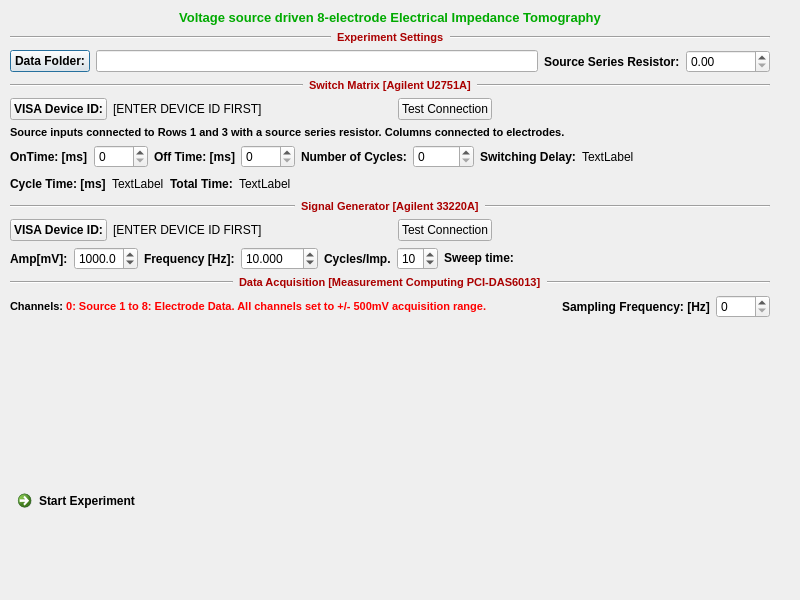
<?xml version="1.0" encoding="UTF-8"?>
<ui version="4.0">
 <class>eit8electrodedlg</class>
 <widget class="QDialog" name="eit8electrodedlg">
  <property name="geometry">
   <rect>
    <x>0</x>
    <y>0</y>
    <width>800</width>
    <height>600</height>
   </rect>
  </property>
  <property name="windowTitle">
   <string>EIT: 8 electrode DC</string>
  </property>
  <widget class="QWidget" name="verticalLayoutWidget">
   <property name="geometry">
    <rect>
     <x>10</x>
     <y>10</y>
     <width>760</width>
     <height>509</height>
    </rect>
   </property>
   <layout class="QVBoxLayout" name="verticalLayout">
    <item>
     <widget class="QLabel" name="label_2">
      <property name="minimumSize">
       <size>
        <width>750</width>
        <height>0</height>
       </size>
      </property>
      <property name="text">
       <string>&lt;!DOCTYPE HTML PUBLIC &quot;-//W3C//DTD HTML 4.0//EN&quot; &quot;http://www.w3.org/TR/REC-html40/strict.dtd&quot;&gt;
&lt;html&gt;&lt;head&gt;&lt;meta name=&quot;qrichtext&quot; content=&quot;1&quot; /&gt;&lt;style type=&quot;text/css&quot;&gt;
p, li { white-space: pre-wrap; }
&lt;/style&gt;&lt;/head&gt;&lt;body style=&quot; font-family:'MS Shell Dlg 2'; font-size:8.25pt; font-weight:400; font-style:normal;&quot;&gt;
&lt;p align=&quot;center&quot; style=&quot; margin-top:0px; margin-bottom:0px; margin-left:0px; margin-right:0px; -qt-block-indent:0; text-indent:0px;&quot;&gt;&lt;span style=&quot; font-size:10pt; font-weight:600; color:#00aa00;&quot;&gt;Voltage source driven 8-electrode Electrical Impedance Tomography&lt;/span&gt;&lt;/p&gt;&lt;/body&gt;&lt;/html&gt;</string>
      </property>
      <property name="textFormat">
       <enum>Qt::RichText</enum>
      </property>
      <property name="wordWrap">
       <bool>true</bool>
      </property>
     </widget>
    </item>
    <item>
     <layout class="QHBoxLayout" name="horizontalLayout_4">
      <item>
       <widget class="Line" name="line_17">
        <property name="sizePolicy">
         <sizepolicy hsizetype="MinimumExpanding" vsizetype="Fixed">
          <horstretch>0</horstretch>
          <verstretch>0</verstretch>
         </sizepolicy>
        </property>
        <property name="orientation">
         <enum>Qt::Horizontal</enum>
        </property>
       </widget>
      </item>
      <item>
       <widget class="QLabel" name="label_29">
        <property name="font">
         <font>
          <weight>75</weight>
          <bold>true</bold>
         </font>
        </property>
        <property name="text">
         <string>&lt;!DOCTYPE HTML PUBLIC &quot;-//W3C//DTD HTML 4.0//EN&quot; &quot;http://www.w3.org/TR/REC-html40/strict.dtd&quot;&gt;
&lt;html&gt;&lt;head&gt;&lt;meta name=&quot;qrichtext&quot; content=&quot;1&quot; /&gt;&lt;style type=&quot;text/css&quot;&gt;
p, li { white-space: pre-wrap; }
&lt;/style&gt;&lt;/head&gt;&lt;body style=&quot; font-family:'MS Shell Dlg 2'; font-size:8.25pt; font-weight:600; font-style:normal;&quot;&gt;
&lt;p style=&quot; margin-top:0px; margin-bottom:0px; margin-left:0px; margin-right:0px; -qt-block-indent:0; text-indent:0px;&quot;&gt;&lt;span style=&quot; font-size:8pt; color:#aa0000;&quot;&gt;Experiment Settings&lt;/span&gt;&lt;/p&gt;&lt;/body&gt;&lt;/html&gt;</string>
        </property>
       </widget>
      </item>
      <item>
       <widget class="Line" name="line_16">
        <property name="sizePolicy">
         <sizepolicy hsizetype="MinimumExpanding" vsizetype="Fixed">
          <horstretch>0</horstretch>
          <verstretch>0</verstretch>
         </sizepolicy>
        </property>
        <property name="orientation">
         <enum>Qt::Horizontal</enum>
        </property>
       </widget>
      </item>
     </layout>
    </item>
    <item>
     <layout class="QHBoxLayout" name="horizontalLayout_5">
      <item>
       <widget class="QPushButton" name="btnSelDataFolder">
        <property name="sizePolicy">
         <sizepolicy hsizetype="Preferred" vsizetype="Fixed">
          <horstretch>0</horstretch>
          <verstretch>0</verstretch>
         </sizepolicy>
        </property>
        <property name="font">
         <font>
          <weight>75</weight>
          <bold>true</bold>
         </font>
        </property>
        <property name="text">
         <string>Data Folder:</string>
        </property>
       </widget>
      </item>
      <item>
       <widget class="QLineEdit" name="txtDataFolder"/>
      </item>
      <item>
       <widget class="QLabel" name="label_4">
        <property name="font">
         <font>
          <weight>75</weight>
          <bold>true</bold>
         </font>
        </property>
        <property name="text">
         <string>Source Series Resistor:</string>
        </property>
       </widget>
      </item>
      <item>
       <widget class="QDoubleSpinBox" name="spnSeriesR">
        <property name="maximum">
         <double>999999999.000000000000000</double>
        </property>
       </widget>
      </item>
     </layout>
    </item>
    <item>
     <layout class="QHBoxLayout" name="horizontalLayout_6">
      <item>
       <widget class="Line" name="line_18">
        <property name="sizePolicy">
         <sizepolicy hsizetype="MinimumExpanding" vsizetype="Fixed">
          <horstretch>0</horstretch>
          <verstretch>0</verstretch>
         </sizepolicy>
        </property>
        <property name="orientation">
         <enum>Qt::Horizontal</enum>
        </property>
       </widget>
      </item>
      <item>
       <widget class="QLabel" name="label_30">
        <property name="font">
         <font>
          <weight>75</weight>
          <bold>true</bold>
         </font>
        </property>
        <property name="text">
         <string>&lt;!DOCTYPE HTML PUBLIC &quot;-//W3C//DTD HTML 4.0//EN&quot; &quot;http://www.w3.org/TR/REC-html40/strict.dtd&quot;&gt;
&lt;html&gt;&lt;head&gt;&lt;meta name=&quot;qrichtext&quot; content=&quot;1&quot; /&gt;&lt;style type=&quot;text/css&quot;&gt;
p, li { white-space: pre-wrap; }
&lt;/style&gt;&lt;/head&gt;&lt;body style=&quot; font-family:'MS Shell Dlg 2'; font-size:8.25pt; font-weight:600; font-style:normal;&quot;&gt;
&lt;p style=&quot; margin-top:0px; margin-bottom:0px; margin-left:0px; margin-right:0px; -qt-block-indent:0; text-indent:0px;&quot;&gt;&lt;span style=&quot; font-size:8pt; color:#aa0000;&quot;&gt;Switch Matrix [Agilent U2751A]&lt;/span&gt;&lt;/p&gt;&lt;/body&gt;&lt;/html&gt;</string>
        </property>
       </widget>
      </item>
      <item>
       <widget class="Line" name="line_19">
        <property name="sizePolicy">
         <sizepolicy hsizetype="MinimumExpanding" vsizetype="Fixed">
          <horstretch>0</horstretch>
          <verstretch>0</verstretch>
         </sizepolicy>
        </property>
        <property name="orientation">
         <enum>Qt::Horizontal</enum>
        </property>
       </widget>
      </item>
     </layout>
    </item>
    <item>
     <layout class="QHBoxLayout" name="horizontalLayout_8">
      <item>
       <widget class="QPushButton" name="btnSMDevID">
        <property name="sizePolicy">
         <sizepolicy hsizetype="Preferred" vsizetype="Fixed">
          <horstretch>0</horstretch>
          <verstretch>0</verstretch>
         </sizepolicy>
        </property>
        <property name="font">
         <font>
          <weight>75</weight>
          <bold>true</bold>
         </font>
        </property>
        <property name="text">
         <string>VISA Device ID:</string>
        </property>
       </widget>
      </item>
      <item>
       <widget class="QLabel" name="lblSMDevID">
        <property name="sizePolicy">
         <sizepolicy hsizetype="MinimumExpanding" vsizetype="Preferred">
          <horstretch>0</horstretch>
          <verstretch>0</verstretch>
         </sizepolicy>
        </property>
        <property name="text">
         <string>[ENTER DEVICE ID FIRST]</string>
        </property>
       </widget>
      </item>
      <item>
       <widget class="QPushButton" name="btnSMTestAgConn">
        <property name="text">
         <string>Test Connection</string>
        </property>
       </widget>
      </item>
      <item>
       <spacer name="horizontalSpacer_4">
        <property name="orientation">
         <enum>Qt::Horizontal</enum>
        </property>
        <property name="sizeHint" stdset="0">
         <size>
          <width>40</width>
          <height>20</height>
         </size>
        </property>
       </spacer>
      </item>
     </layout>
    </item>
    <item>
     <layout class="QHBoxLayout" name="horizontalLayout_7">
      <item>
       <widget class="QLabel" name="label_6">
        <property name="minimumSize">
         <size>
          <width>0</width>
          <height>0</height>
         </size>
        </property>
        <property name="text">
         <string>&lt;!DOCTYPE HTML PUBLIC &quot;-//W3C//DTD HTML 4.0//EN&quot; &quot;http://www.w3.org/TR/REC-html40/strict.dtd&quot;&gt;
&lt;html&gt;&lt;head&gt;&lt;meta name=&quot;qrichtext&quot; content=&quot;1&quot; /&gt;&lt;style type=&quot;text/css&quot;&gt;
p, li { white-space: pre-wrap; }
&lt;/style&gt;&lt;/head&gt;&lt;body style=&quot; font-family:'MS Shell Dlg 2'; font-size:8.25pt; font-weight:400; font-style:normal;&quot;&gt;
&lt;p style=&quot; margin-top:0px; margin-bottom:0px; margin-left:0px; margin-right:0px; -qt-block-indent:0; text-indent:0px;&quot;&gt;&lt;span style=&quot; font-size:8pt; font-weight:600;&quot;&gt;Source inputs connected to Rows 1 and 3 with a source series resistor. Columns connected to electrodes. &lt;/span&gt;&lt;/p&gt;&lt;/body&gt;&lt;/html&gt;</string>
        </property>
        <property name="textFormat">
         <enum>Qt::RichText</enum>
        </property>
        <property name="wordWrap">
         <bool>true</bool>
        </property>
       </widget>
      </item>
     </layout>
    </item>
    <item>
     <layout class="QHBoxLayout" name="horizontalLayout_11">
      <item>
       <widget class="QLabel" name="label_7">
        <property name="font">
         <font>
          <weight>75</weight>
          <bold>true</bold>
         </font>
        </property>
        <property name="text">
         <string>OnTime: [ms]</string>
        </property>
       </widget>
      </item>
      <item>
       <widget class="QSpinBox" name="spnOnTime">
        <property name="maximum">
         <number>5000</number>
        </property>
       </widget>
      </item>
      <item>
       <widget class="QLabel" name="label_8">
        <property name="font">
         <font>
          <weight>75</weight>
          <bold>true</bold>
         </font>
        </property>
        <property name="text">
         <string>Off Time: [ms]</string>
        </property>
       </widget>
      </item>
      <item>
       <widget class="QSpinBox" name="spnOffTime">
        <property name="maximum">
         <number>5000</number>
        </property>
       </widget>
      </item>
      <item>
       <widget class="QLabel" name="label_3">
        <property name="font">
         <font>
          <weight>75</weight>
          <bold>true</bold>
         </font>
        </property>
        <property name="text">
         <string>Number of Cycles:</string>
        </property>
       </widget>
      </item>
      <item>
       <widget class="QSpinBox" name="spnExpCycles">
        <property name="maximum">
         <number>10000</number>
        </property>
       </widget>
      </item>
      <item>
       <widget class="QLabel" name="label_11">
        <property name="font">
         <font>
          <weight>75</weight>
          <bold>true</bold>
         </font>
        </property>
        <property name="text">
         <string>Switching Delay:</string>
        </property>
       </widget>
      </item>
      <item>
       <widget class="QLabel" name="lblSwitchDelay">
        <property name="text">
         <string>TextLabel</string>
        </property>
       </widget>
      </item>
      <item>
       <spacer name="horizontalSpacer_2">
        <property name="orientation">
         <enum>Qt::Horizontal</enum>
        </property>
        <property name="sizeHint" stdset="0">
         <size>
          <width>40</width>
          <height>20</height>
         </size>
        </property>
       </spacer>
      </item>
     </layout>
    </item>
    <item>
     <layout class="QHBoxLayout" name="horizontalLayout_9">
      <item>
       <widget class="QLabel" name="label_9">
        <property name="font">
         <font>
          <weight>75</weight>
          <bold>true</bold>
         </font>
        </property>
        <property name="text">
         <string>Cycle Time: [ms]</string>
        </property>
       </widget>
      </item>
      <item>
       <widget class="QLabel" name="lblCycleTime">
        <property name="text">
         <string>TextLabel</string>
        </property>
       </widget>
      </item>
      <item>
       <widget class="QLabel" name="label_13">
        <property name="font">
         <font>
          <weight>75</weight>
          <bold>true</bold>
         </font>
        </property>
        <property name="text">
         <string>Total Time:</string>
        </property>
       </widget>
      </item>
      <item>
       <widget class="QLabel" name="lblTotalTime">
        <property name="text">
         <string>TextLabel</string>
        </property>
       </widget>
      </item>
      <item>
       <spacer name="horizontalSpacer_5">
        <property name="orientation">
         <enum>Qt::Horizontal</enum>
        </property>
        <property name="sizeHint" stdset="0">
         <size>
          <width>40</width>
          <height>20</height>
         </size>
        </property>
       </spacer>
      </item>
     </layout>
    </item>
    <item>
     <layout class="QHBoxLayout" name="horizontalLayout_18">
      <item>
       <widget class="Line" name="line_5">
        <property name="sizePolicy">
         <sizepolicy hsizetype="MinimumExpanding" vsizetype="Fixed">
          <horstretch>0</horstretch>
          <verstretch>0</verstretch>
         </sizepolicy>
        </property>
        <property name="orientation">
         <enum>Qt::Horizontal</enum>
        </property>
       </widget>
      </item>
      <item>
       <widget class="QLabel" name="label_19">
        <property name="font">
         <font>
          <weight>75</weight>
          <bold>true</bold>
         </font>
        </property>
        <property name="text">
         <string>&lt;!DOCTYPE HTML PUBLIC &quot;-//W3C//DTD HTML 4.0//EN&quot; &quot;http://www.w3.org/TR/REC-html40/strict.dtd&quot;&gt;
&lt;html&gt;&lt;head&gt;&lt;meta name=&quot;qrichtext&quot; content=&quot;1&quot; /&gt;&lt;style type=&quot;text/css&quot;&gt;
p, li { white-space: pre-wrap; }
&lt;/style&gt;&lt;/head&gt;&lt;body style=&quot; font-family:'MS Shell Dlg 2'; font-size:8.25pt; font-weight:400; font-style:normal;&quot;&gt;
&lt;p style=&quot; margin-top:0px; margin-bottom:0px; margin-left:0px; margin-right:0px; -qt-block-indent:0; text-indent:0px;&quot;&gt;&lt;span style=&quot; font-size:8pt; font-weight:600; color:#aa0000;&quot;&gt;Signal Generator [Agilent 33220A]&lt;/span&gt;&lt;/p&gt;&lt;/body&gt;&lt;/html&gt;</string>
        </property>
       </widget>
      </item>
      <item>
       <widget class="Line" name="line_6">
        <property name="sizePolicy">
         <sizepolicy hsizetype="MinimumExpanding" vsizetype="Fixed">
          <horstretch>0</horstretch>
          <verstretch>0</verstretch>
         </sizepolicy>
        </property>
        <property name="orientation">
         <enum>Qt::Horizontal</enum>
        </property>
       </widget>
      </item>
     </layout>
    </item>
    <item>
     <layout class="QHBoxLayout" name="horizontalLayout_10">
      <item>
       <widget class="QPushButton" name="btnSGDevID">
        <property name="sizePolicy">
         <sizepolicy hsizetype="Preferred" vsizetype="Fixed">
          <horstretch>0</horstretch>
          <verstretch>0</verstretch>
         </sizepolicy>
        </property>
        <property name="font">
         <font>
          <weight>75</weight>
          <bold>true</bold>
         </font>
        </property>
        <property name="text">
         <string>VISA Device ID:</string>
        </property>
       </widget>
      </item>
      <item>
       <widget class="QLabel" name="lblSGDevID">
        <property name="sizePolicy">
         <sizepolicy hsizetype="MinimumExpanding" vsizetype="Preferred">
          <horstretch>0</horstretch>
          <verstretch>0</verstretch>
         </sizepolicy>
        </property>
        <property name="text">
         <string>[ENTER DEVICE ID FIRST]</string>
        </property>
       </widget>
      </item>
      <item>
       <widget class="QPushButton" name="btnSGTestAgConn">
        <property name="text">
         <string>Test Connection</string>
        </property>
       </widget>
      </item>
      <item>
       <spacer name="horizontalSpacer_6">
        <property name="orientation">
         <enum>Qt::Horizontal</enum>
        </property>
        <property name="sizeHint" stdset="0">
         <size>
          <width>40</width>
          <height>20</height>
         </size>
        </property>
       </spacer>
      </item>
     </layout>
    </item>
    <item>
     <layout class="QHBoxLayout" name="horizontalLayout_31">
      <item>
       <widget class="QLabel" name="label_37">
        <property name="font">
         <font>
          <weight>75</weight>
          <bold>true</bold>
         </font>
        </property>
        <property name="text">
         <string>Amp[mV]:</string>
        </property>
       </widget>
      </item>
      <item>
       <widget class="QDoubleSpinBox" name="spnAmp">
        <property name="decimals">
         <number>1</number>
        </property>
        <property name="maximum">
         <double>2500.000000000000000</double>
        </property>
        <property name="value">
         <double>1000.000000000000000</double>
        </property>
       </widget>
      </item>
      <item>
       <widget class="QLabel" name="label_33">
        <property name="font">
         <font>
          <weight>75</weight>
          <bold>true</bold>
         </font>
        </property>
        <property name="text">
         <string>Frequency [Hz]:</string>
        </property>
       </widget>
      </item>
      <item>
       <widget class="QDoubleSpinBox" name="spnFreq">
        <property name="decimals">
         <number>3</number>
        </property>
        <property name="minimum">
         <double>0.010000000000000</double>
        </property>
        <property name="maximum">
         <double>1000.000000000000000</double>
        </property>
        <property name="value">
         <double>10.000000000000000</double>
        </property>
       </widget>
      </item>
      <item>
       <widget class="QLabel" name="label_39">
        <property name="font">
         <font>
          <weight>75</weight>
          <bold>true</bold>
         </font>
        </property>
        <property name="text">
         <string>Cycles/Imp.</string>
        </property>
       </widget>
      </item>
      <item>
       <widget class="QSpinBox" name="spnCyclesPerIm">
        <property name="minimum">
         <number>1</number>
        </property>
        <property name="value">
         <number>10</number>
        </property>
       </widget>
      </item>
      <item>
       <widget class="QLabel" name="lblSweepTime">
        <property name="font">
         <font>
          <weight>75</weight>
          <bold>true</bold>
         </font>
        </property>
        <property name="text">
         <string>Sweep time:</string>
        </property>
        <property name="textFormat">
         <enum>Qt::RichText</enum>
        </property>
       </widget>
      </item>
      <item>
       <spacer name="horizontalSpacer_22">
        <property name="orientation">
         <enum>Qt::Horizontal</enum>
        </property>
        <property name="sizeHint" stdset="0">
         <size>
          <width>40</width>
          <height>20</height>
         </size>
        </property>
       </spacer>
      </item>
     </layout>
    </item>
    <item>
     <layout class="QHBoxLayout" name="horizontalLayout">
      <item>
       <widget class="Line" name="line_15">
        <property name="sizePolicy">
         <sizepolicy hsizetype="MinimumExpanding" vsizetype="Fixed">
          <horstretch>0</horstretch>
          <verstretch>0</verstretch>
         </sizepolicy>
        </property>
        <property name="orientation">
         <enum>Qt::Horizontal</enum>
        </property>
       </widget>
      </item>
      <item>
       <widget class="QLabel" name="label_28">
        <property name="font">
         <font>
          <weight>75</weight>
          <bold>true</bold>
         </font>
        </property>
        <property name="text">
         <string>&lt;!DOCTYPE HTML PUBLIC &quot;-//W3C//DTD HTML 4.0//EN&quot; &quot;http://www.w3.org/TR/REC-html40/strict.dtd&quot;&gt;
&lt;html&gt;&lt;head&gt;&lt;meta name=&quot;qrichtext&quot; content=&quot;1&quot; /&gt;&lt;style type=&quot;text/css&quot;&gt;
p, li { white-space: pre-wrap; }
&lt;/style&gt;&lt;/head&gt;&lt;body style=&quot; font-family:'MS Shell Dlg 2'; font-size:8.25pt; font-weight:400; font-style:normal;&quot;&gt;
&lt;p style=&quot; margin-top:0px; margin-bottom:0px; margin-left:0px; margin-right:0px; -qt-block-indent:0; text-indent:0px;&quot;&gt;&lt;span style=&quot; font-size:8pt; font-weight:600; color:#aa0000;&quot;&gt;Data Acquisition [Measurement Computing PCI-DAS6013]&lt;/span&gt;&lt;/p&gt;&lt;/body&gt;&lt;/html&gt;</string>
        </property>
       </widget>
      </item>
      <item>
       <widget class="Line" name="line_14">
        <property name="sizePolicy">
         <sizepolicy hsizetype="MinimumExpanding" vsizetype="Fixed">
          <horstretch>0</horstretch>
          <verstretch>0</verstretch>
         </sizepolicy>
        </property>
        <property name="orientation">
         <enum>Qt::Horizontal</enum>
        </property>
       </widget>
      </item>
     </layout>
    </item>
    <item>
     <layout class="QHBoxLayout" name="horizontalLayout_3">
      <item>
       <widget class="QLabel" name="label">
        <property name="minimumSize">
         <size>
          <width>0</width>
          <height>0</height>
         </size>
        </property>
        <property name="text">
         <string>&lt;!DOCTYPE HTML PUBLIC &quot;-//W3C//DTD HTML 4.0//EN&quot; &quot;http://www.w3.org/TR/REC-html40/strict.dtd&quot;&gt;
&lt;html&gt;&lt;head&gt;&lt;meta name=&quot;qrichtext&quot; content=&quot;1&quot; /&gt;&lt;style type=&quot;text/css&quot;&gt;
p, li { white-space: pre-wrap; }
&lt;/style&gt;&lt;/head&gt;&lt;body style=&quot; font-family:'MS Shell Dlg 2'; font-size:8.25pt; font-weight:400; font-style:normal;&quot;&gt;
&lt;p style=&quot; margin-top:0px; margin-bottom:0px; margin-left:0px; margin-right:0px; -qt-block-indent:0; text-indent:0px;&quot;&gt;&lt;span style=&quot; font-size:8pt; font-weight:600;&quot;&gt;Channels:&lt;/span&gt;&lt;span style=&quot; font-size:8pt;&quot;&gt; &lt;/span&gt;&lt;span style=&quot; font-size:8pt; font-weight:600; color:#ff0000;&quot;&gt;0: Source 1 to 8: Electrode Data. All channels set to +/- 500mV acquisition range.&lt;/span&gt;&lt;/p&gt;&lt;/body&gt;&lt;/html&gt;</string>
        </property>
        <property name="textFormat">
         <enum>Qt::RichText</enum>
        </property>
        <property name="wordWrap">
         <bool>false</bool>
        </property>
       </widget>
      </item>
      <item>
       <spacer name="horizontalSpacer">
        <property name="orientation">
         <enum>Qt::Horizontal</enum>
        </property>
        <property name="sizeHint" stdset="0">
         <size>
          <width>40</width>
          <height>20</height>
         </size>
        </property>
       </spacer>
      </item>
      <item>
       <widget class="QLabel" name="label_5">
        <property name="font">
         <font>
          <weight>75</weight>
          <bold>true</bold>
         </font>
        </property>
        <property name="text">
         <string>Sampling Frequency: [Hz]</string>
        </property>
       </widget>
      </item>
      <item>
       <widget class="QSpinBox" name="spnSamplingFreq">
        <property name="maximum">
         <number>5000</number>
        </property>
       </widget>
      </item>
     </layout>
    </item>
    <item>
     <spacer name="verticalSpacer">
      <property name="orientation">
       <enum>Qt::Vertical</enum>
      </property>
      <property name="sizeHint" stdset="0">
       <size>
        <width>20</width>
        <height>40</height>
       </size>
      </property>
     </spacer>
    </item>
    <item>
     <widget class="QCommandLinkButton" name="btnStart">
      <property name="text">
       <string>Start Experiment</string>
      </property>
     </widget>
    </item>
   </layout>
  </widget>
 </widget>
 <resources/>
 <connections/>
</ui>
